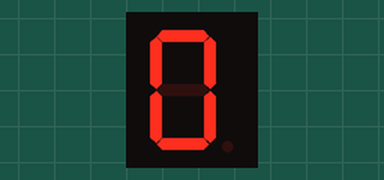
This sketch was run on a simulated Arduino Uno, built with avr-gcc and run on an emulated ATmega328P. Parts: 1-digit seven-segment display. Wiring (inferred from the names in the program): 1-digit 7-segment display, segments lit when LOW: segments pin 6, pin 7, pin 9, pin 11, pin 12, pin 5, pin 4, pin 8. The segment pins are drawn as the display they are named for.

Above: at 0.1 s.
At 1.1 s:
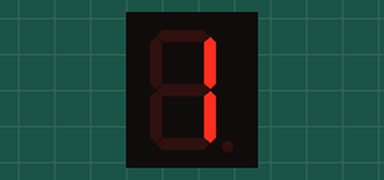
At 3.1 s:
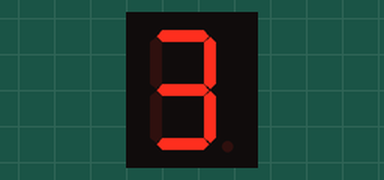
At 6.1 s:
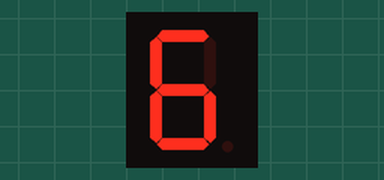
At 9.1 s:
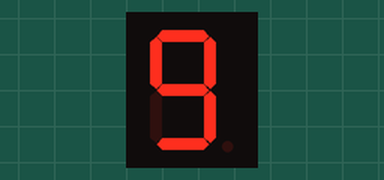
At 12.1 s:
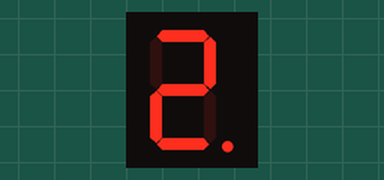

The sketch:

shumaguan.ino
```cpp
int pinDigitron = 2; //管脚D2连接到数码管的A脚，D3连B... D9连h
const int a=6;
const int b=7;
const int c=9;
const int d=11;
const int e=12;
const int f=5;
const int g=4;
const int h=8;
int pins[8]={a,b,c,d,e,f,g,h};
void setup() {
   pinMode(a, OUTPUT); //设置各脚为输出状态
   pinMode(b, OUTPUT);
   pinMode(c, OUTPUT);
   pinMode(d, OUTPUT);
   pinMode(e, OUTPUT);
   pinMode(f, OUTPUT);
   pinMode(g, OUTPUT);
   pinMode(h, OUTPUT);
   Serial.begin(9600);
}

//在数码管中显示数字的函数
void displayDigit(int digit) {
  //定义一个数组表：不同数字的abcdefgh各段的取值
  int abcdefgh[][8] = {
    {0,0,0,0,0,0,1,1},  //0
    {1,0,0,1,1,1,1,1},  //1
    {0,0,1,0,0,1,0,1},  //2
    {0,0,0,0,1,1,0,1},  //3
    {1,0,0,1,1,0,0,1},  //4
    {0,1,0,0,1,0,0,1},  //5
    {0,1,0,0,0,0,0,1},  //6
    {0,0,0,1,1,1,1,1},  //7
    {0,0,0,0,0,0,0,1},  //8
    {0,0,0,0,1,0,0,1},  //9
    {0,0,0,0,0,0,1,0},  //10
    {1,0,0,1,1,1,1,0},  //11
    {0,0,1,0,0,1,0,0},  //12
//    {1,1,1,0,1,1,1,0},  //A
//    {1,0,0,1,1,1,0,0},  //C
//    {1,1,1,1,1,1,0,0},  //0
//    {0,1,1,0,0,0,0,0},  //1
//    {1,1,0,1,1,0,1,0},  //2
//    {1,1,1,1,0,0,1,0},  //3
//    {0,1,1,0,0,1,1,0},  //4
//    {1,0,1,1,0,1,1,0},  //5
//    {1,0,1,1,1,1,1,0},  //6
//    {1,1,1,0,0,0,0,0},  //7
//    {1,1,1,1,1,1,1,0},  //8
//    {1,1,1,1,0,1,1,0},  //9
//    {1,1,1,0,1,1,1,0},  //A
//    {1,0,0,1,1,1,0,0},  //C
};
if (digit<13){
    for (int x=0; x<8; x++){
        digitalWrite( pins[x], abcdefgh[digit][x]);
        }
    }
}
void loop() {
  for(int i=0;i<13;i++){
  displayDigit(i);
  delay(1000);
  }
}
```

Measured:
- by itself, everything shown: repeats every 13.0 s, in 13 steps
- what the display in image 1 shows lasts 1.0 s, from 1.0 s to 2.0 s
